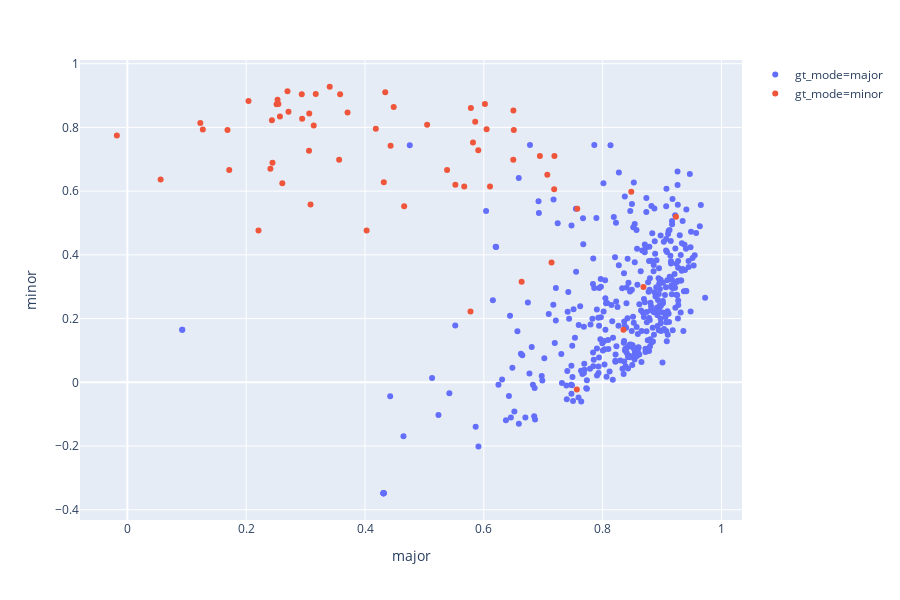

Notebook code for this chart:
### Code cell
all_corr['gt_mode'] = GT_ma_mi

px.scatter(all_corr, x = 'major', y = 'minor', color = 'gt_mode')

### Figure 1 — Plotly figure (JSON) as saved in the notebook; plotly's stock layout.template omitted (floating-point values rounded to 4 significant figures; data arrays with more than 128 entries replaced by an {"elided": "..."} marker saying what was removed)
{"data": [{"hoverlabel": {"namelength": 0}, "hovertemplate": "gt_mode=major<br>major=%{x}<br>minor=%{y}", "legendgroup": "gt_mode=major", "marker": {"color": "#636efa", "symbol": "circle"}, "mode": "markers", "name": "gt_mode=major", "showlegend": true, "type": "scatter", "x": {"elided": "372 float values"}, "xaxis": "x", "y": {"elided": "372 float values"}, "yaxis": "y"}, {"hoverlabel": {"namelength": 0}, "hovertemplate": "gt_mode=minor<br>major=%{x}<br>minor=%{y}", "legendgroup": "gt_mode=minor", "marker": {"color": "#EF553B", "symbol": "circle"}, "mode": "markers", "name": "gt_mode=minor", "showlegend": true, "type": "scatter", "x": [0.3564, 0.4316, 0.2567, 0.5381, -0.01775, 0.5775, 0.7184, 0.5521, 0.2712, 0.4431, 0.4483, 0.8482, 0.4182, 0.2542, 0.2433, 0.317, 0.6498, 0.3062, 0.6944, 0.4659, 0.3137, 0.5782, 0.2942, 0.6104, 0.7566, 0.1227, 0.567, 0.6636, 0.6018, 0.2695, 0.6047, 0.5817, 0.5855, 0.6496, 0.2407, 0.714, 0.2039, 0.2935, 0.1714, 0.2527, 0.3406, 0.5906, 0.8687, 0.3706, 0.7069, 0.7189, 0.4027, 0.3083, 0.835, 0.5045, 0.2442, 0.1685, 0.3058, 0.3581, 0.6504, 0.05591, 0.9234, 0.7573, 0.434, 0.127, 0.2608, 0.2207, 0.2512], "xaxis": "x", "y": [0.6982, 0.6277, 0.8345, 0.6663, 0.7747, 0.2226, 0.6058, 0.6197, 0.8491, 0.7427, 0.8644, 0.5983, 0.7962, 0.8733, 0.8229, 0.9052, 0.8529, 0.844, 0.7103, 0.5523, 0.8061, 0.8609, 0.8275, 0.6148, -0.0224, 0.8137, 0.6147, 0.3158, 0.8733, 0.9135, 0.7943, 0.7527, 0.8178, 0.6983, 0.67, 0.3757, 0.8829, 0.9043, 0.666, 0.8866, 0.9277, 0.7286, 0.2991, 0.847, 0.6515, 0.71, 0.4765, 0.5577, 0.165, 0.8085, 0.689, 0.7923, 0.7269, 0.9039, 0.7919, 0.6367, 0.5193, 0.5446, 0.9106, 0.7935, 0.6249, 0.4762, 0.8726], "yaxis": "y"}], "layout": {"height": 600, "legend": {"tracegroupgap": 0}, "margin": {"t": 60}, "xaxis": {"anchor": "y", "domain": [0, 1], "title": {"text": "major"}}, "yaxis": {"anchor": "x", "domain": [0, 1], "title": {"text": "minor"}}}}
